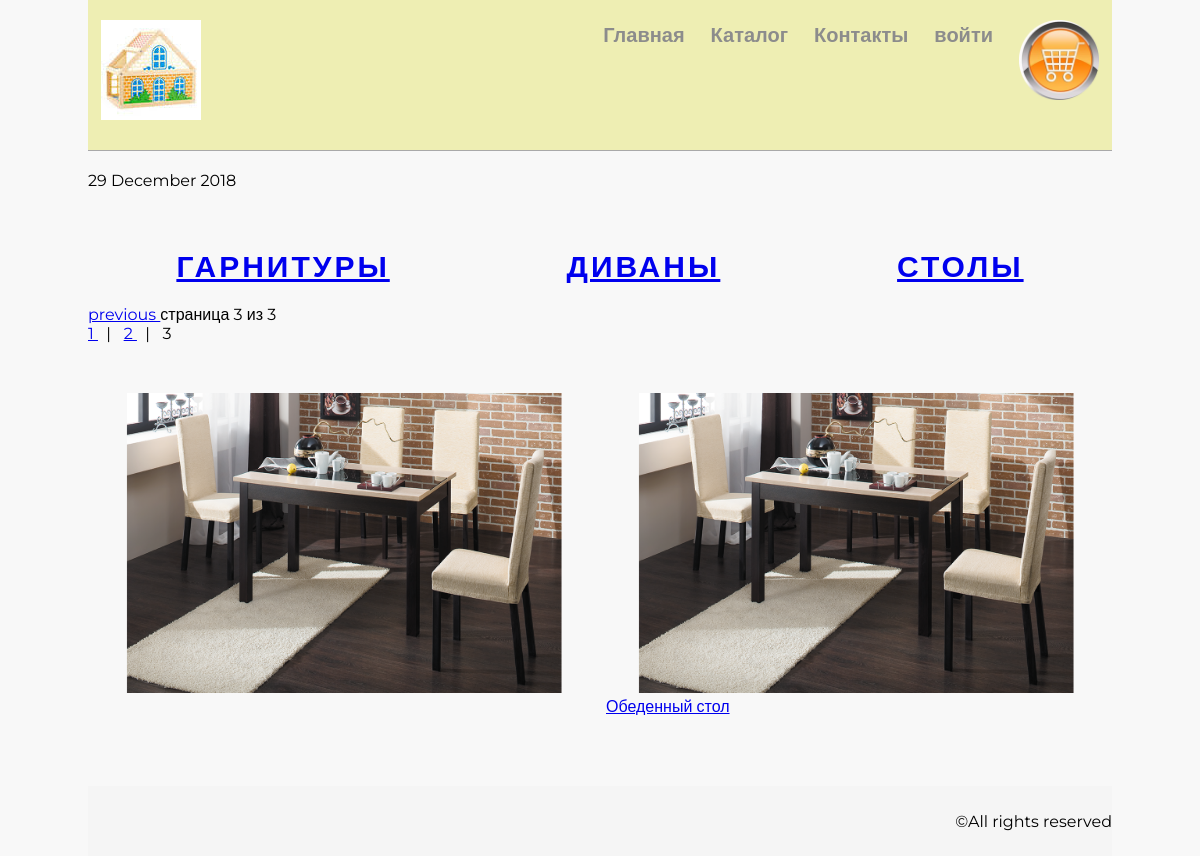
The app's page /catalog/3, older data.
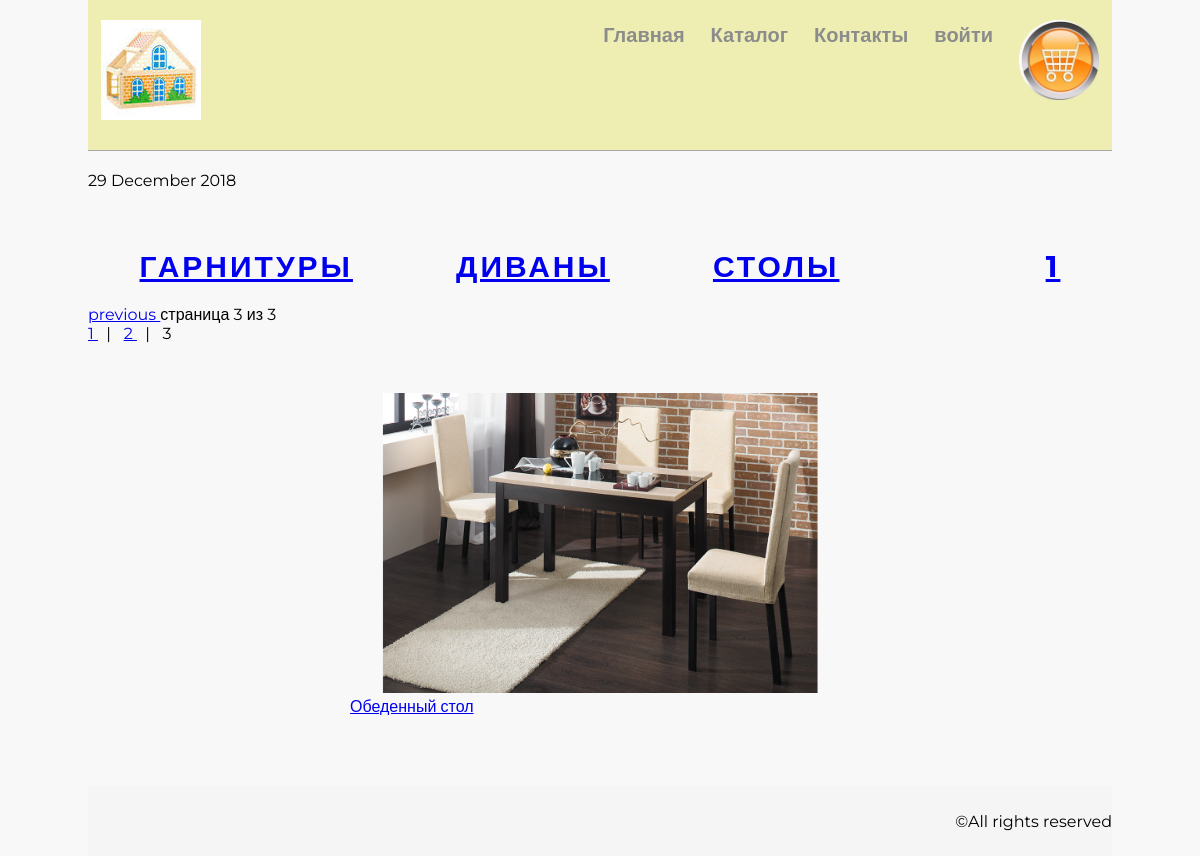
The same page, newer data.
### mainapp/models.py (models this page shows, shortened)
class Category(models.Model):
    name = models.CharField(verbose_name='Наименование категории', max_length=200, unique=True)
    short_desc = models.CharField(verbose_name='Краткое описание', max_length=60,
                                  blank=True)
    desc = models.TextField(verbose_name='Подробное описание', blank=True)
    is_active = models.BooleanField(verbose_name='Запись активна', default=True)
    modified = models.DateTimeField(auto_now=True)
    created = models.DateTimeField(auto_now_add=True)
    def get_absolute_url(self):
        return '%s' % self.name
    class Meta:
        ordering = ['name', 'is_active']
        verbose_name_plural = 'Categories'

class Product(models.Model):
    name = models.CharField(verbose_name='Наименование продукта', max_length=150, unique=True,
                            error_messages={'required': 'Укажите название товара'})
    category = models.ForeignKey(Category, on_delete=models.CASCADE)
    image = models.ForeignKey(
        'images.Image',
        on_delete=models.SET_DEFAULT, default=10
    )
    short_desc = models.CharField(verbose_name='Краткое описание', max_length=60,
                                  blank=True)
    desc = models.TextField(verbose_name='Подробное описание', blank=True)
    price = models.DecimalField(verbose_name='Цена', max_digits=8,
                                decimal_places=2, validators=[validate_positive], default=0)
    discount = models.DecimalField(verbose_name='Скидка', max_digits=4,
                                decimal_places=2, default=0)
    is_active = models.BooleanField(verbose_name='Запись активна', default=True)
    quantity = models.PositiveIntegerField(verbose_name='Количество на складе', default=0)
    modified = models.DateTimeField(auto_now=True)
    created = models.DateTimeField(auto_now_add=True)
    def _get_min_price(self):
        result = Product.objects.aggregate(models.Min('price'))
        return result['price__min']
    min_price = property(_get_min_price)
    def _get_max_price(self):
        result = Product.objects.aggregate(models.Max('price'))
        return result['price__max']
    max_price = property(_get_max_price)
    class Meta:
        ordering = ['name', 'is_active', 'price']

### images/models.py (models this page shows, shortened)
class Image(models.Model):
    name = models.CharField(max_length=250)
    value = models.ImageField(upload_to='product_images/', default='product_images/default.ppg')

### mainapp/views/products.py (the view)
def category_product_list(request, page=1):
    cat = Category.objects.filter(is_active=1)
    prod = Product.objects.filter(is_active=1, category__is_active=1).order_by('category', 'price')
    paginator = Paginator(prod, 2)
    try:
        products_paginator = paginator.page(page)
    except PageNotAnInteger:
        products_paginator = paginator.page(1)
    except EmptyPage:
        products_paginator = paginator.page(paginator.num_pages)
    return render(request, 'mainapp/catalog.html', {'categories': cat, 'products': products_paginator})

### mainapp/templates/mainapp/catalog.html (shortened to what this page needs)
{% extends 'master.html' %}
{% load static %}
{% block page_styles %}
<link rel="stylesheet" href="{%static 'web_shop/style.css' %}">
{% endblock %}
{% block page_content %}
{{ block.super }}
<div class="catalog-page">
    <br>
    <br>
    <div class="sale">
        {% for cat in categories %}
        <h2><a href="/catalog/{{cat.get_absolute_url}}/" title={{cat.descr}}>{{cat.short_desc}}</a></h2>
        {% endfor %}
    </div>
    {% if products.paginator.num_pages > 1 %}
    <div class ="paginator">
        {% if products.has_previous %}
        <a href ="{% url 'products:catalog' products.previous_page_number %}">
        previous
        </a>
        {% endif %}
        <span class="current">
        страница {{products.number}} из
        {{products.paginator.num_pages}}
        </span>
        <div class="num_pages">
            {% for pn in products.paginator.page_range %}
            {% if not forloop.first %}
                &nbsp;&nbsp;|&nbsp;&nbsp;
            {% endif %}
            {% if products.number != pn %}
            <a href="{% url 'products:catalog' pn %}">
            {% endif %}
            {{pn}}
            {% if products.number != pn %}
            </a>
            {% endif %}
            {% endfor %}
        </div>
    </div>
    {% endif %}
         <main class="main">
            {% for product in products%}
            <figure class="item">
                <a href="/catalog/{{product.category.name}}/{{product.name}}/"> <img src="/media/{{product.image.value}}"
                                                   alt={{product.short_desc}}
                                                   title={{product.short_desc}}
                                                   height=300>
                <br>
                <p>{{product.short_desc}}</p>
    </a>
    </figure>
    {% endfor %}
    </main>
</div>
{% endblock %}

Row changes from the older to the newer data that the page shows:
removed Product: image.value (picture)
added Category: short_desc "1"
